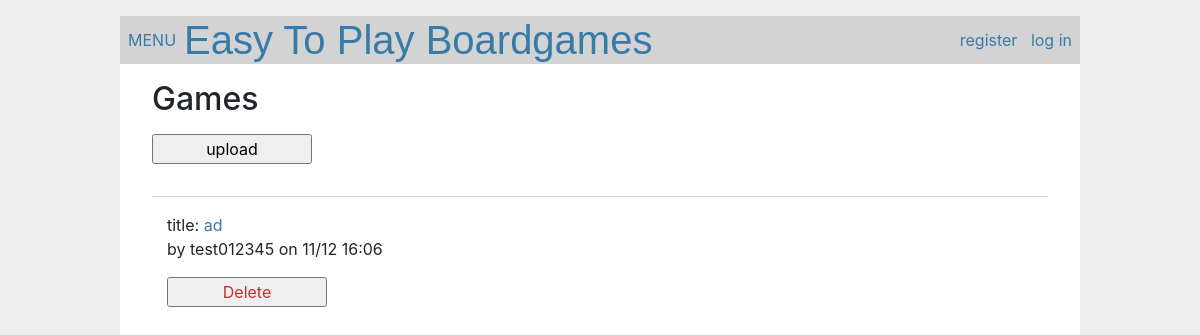
The app's page /game/, older data.
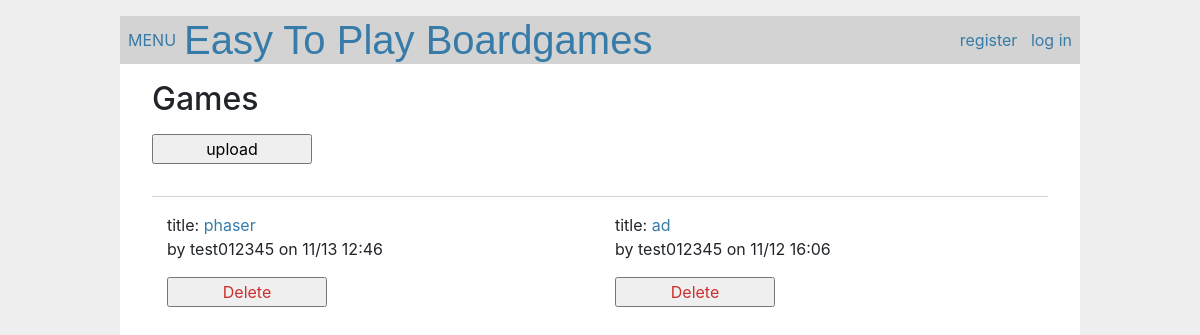
The same page, newer data.
### src/game/models.py (models this page shows)
class Game(db.Model):
	__tablename__ = "games"
	id = db.Column(db.Integer, primary_key=True)
	user_id = db.Column(db.Integer, db.ForeignKey("users.id"))
	title = db.Column(db.String(20), nullable=False)
	description = db.Column(db.String(100), nullable=False)
	upload_path = db.Column(db.String(255),nullable=False)
	created_at = db.Column(db.DateTime, default=datetime.now, nullable=False)
	updated_at = db.Column(db.DateTime, default=datetime.now,
						   onupdate=datetime.now, nullable=False)
	user = db.relationship('User', backref=db.backref('games', lazy=True))

### src/crud/models.py (models this page shows, shortened)
class User(db.Model, UserMixin):
	__tablename__ = "users"
	id = db.Column(db.Integer, primary_key=True)
	username = db.Column(db.String(12), index=True, nullable=False)
	email = db.Column(db.String(100), unique=True, index=True, nullable=False)
	password_hash = db.Column(db.String)
	created_at = db.Column(db.DateTime, default=datetime.now, nullable=False)
	updated_at = db.Column(db.DateTime, default=datetime.now,
                        onupdate=datetime.now, nullable=False)
	@property
	def password(self):
		raise AttributeError("비밀번호 오류")

### src/game/views.py (the view)
@game.route('/')
def index():
	games = Game.query.join(User).order_by(desc(Game.created_at)).all()
	delete_form = DeleteForm()
	return render_template('game/index.html', games=games,
						   delete_form=delete_form)

### src/game/forms.py
class DeleteForm(FlaskForm):
	submit = SubmitField("Delete")

### src/game/templates/game/index.html (shortened to what this page needs)
{% extends "home/base.html" %}
{% block content %}
<div class="p-3">
<h2>Games</h2>
<div>
	<form action="{{ url_for('game.upload_file') }}">
		<input type="submit" value="upload">
	</form>
</div><hr>
<div class="container">
	<div class="row row-cols-auto">
		{% for game in games %}
		<div class="col">title:
			<a href="{{ url_for('home.home_game', game_id=game.id) }}">
				{{ game.title }}
			</a>
			<div class="about">by {{ game.user.username }} on {{ game.created_at.strftime('%m/%d %H:%M') }}</div>
			<form action="{{ url_for('game.delete_game', game_id=game.id) }}" method="POST">
				<input class="danger" type="submit" value="Delete" onclick="return confirm('정말 삭제하겠습니까?');">
			</form>
		</div>
		{% endfor %}
	</div>
</div>
{% endblock %}

### src/home/templates/home/base.html (shortened to what this page needs)
<!DOCTYPE html>
<html lang="ko-kr">
<head>
	<link rel="stylesheet" href="{{ url_for('static', filename='css/bootstrap.min.css') }}">
	<link rel="stylesheet" href="{{ url_for('static', filename='css/style.css') }}">
</head>
<body>
	<div id="main-content">
		<nav>
			<a href="#" id="menu-button">MENU</a>
			<h1><a href="{{ url_for('main') }}">Easy To Play Boardgames</a></h1>
			<div class="navbar-nav">
				<ul>
					<li>
						{% if current_user.is_authenticated %}
						<a href="{{ url_for('crud.own') }}">
							{{ current_user.username }}
						</a>
					</li>
					<li>
						<a href="{{ url_for('auth.logout') }}" class="nav-link">log out</a>
					</li>
				</ul>
				{% else %}
				<ul>
					<li>
						<a class="nav-link" href="{{ url_for('auth.register') }}">register</a>
					</li>&nbsp;&nbsp;&nbsp;
					<li>
						<a class="nav-link" href="{{ url_for('auth.login') }}">log in</a>
					</li>
					{% endif %}
				</ul>
			</div>
		</nav>
		<section class="content">
		{% block content %}{% endblock %}
   		</section>
</div>
</body>
</html>

### src/static/css/style.css (style rules this page uses)
body { background-color: #f5f5f5; }
html { font-family: Arial, Helvetica, sans-serif; background: #eee; padding: 1rem; }
body { max-width: 960px; margin: 0 auto; background: white; }
h1 { font-family: Arial, Helvetica, sans-serif; color: #377ba8; margin: 1rem 0; }
a { color: #377ba8; }
hr { border: none; border-top: 1px solid lightgray; }
nav { background: lightgray; display: flex; align-items: center; padding: 0 0.5rem; }
nav h1 { flex: auto; margin: 0; }
nav h1 a { text-decoration: none; padding: 0.25rem 0.5rem; }
nav ul { display: flex; list-style: none; margin: 0; padding: 0; }
nav ul li a, nav ul li span, header .action { display: block; padding: 0.5rem; }
.content { padding: 0 1rem 1rem; }
.content:last-child { margin-bottom: 0; }
.content form { margin: 1em 0; display: flex; flex-direction: column; }
.content input, .content textarea { margin-bottom: 1em; }
input.danger { color: #cc2f2e; }
input[type=submit] { align-self: start; min-width: 10em; }

Row changes from the older to the newer data that the page shows:
added Game: title "phaser", user.username "test012345", created_at "11/13 12:46"
